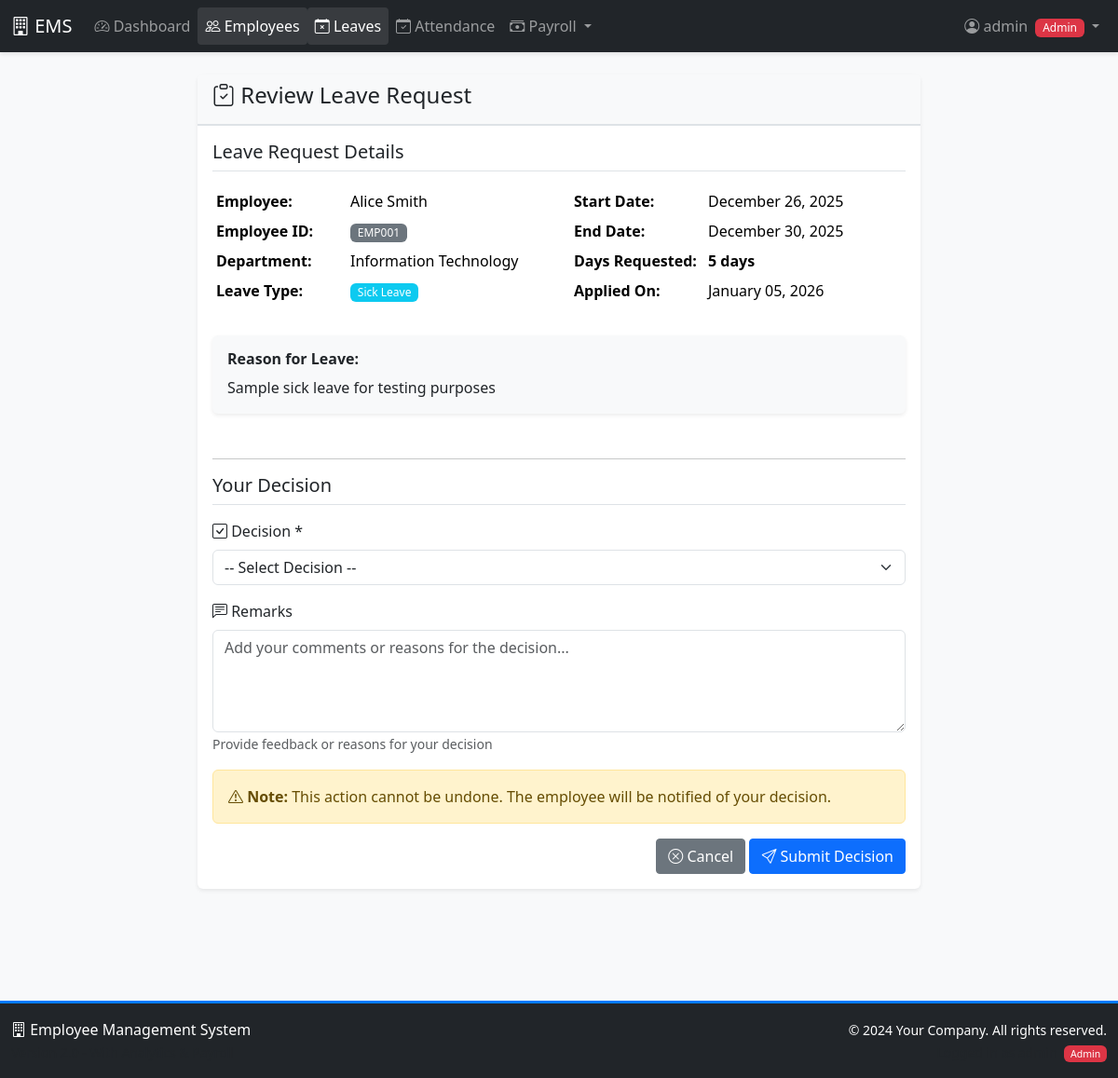
/employees/leaves/16/approve/ (signed in), run on the app's committed database.
### accounts/models.py (models this page shows, shortened)
class UserProfile(models.Model):
    ROLE_CHOICES = [
        ('admin', 'Admin'),
        ('manager', 'Manager'),
        ('employee', 'Employee'),
    ]
    user = models.OneToOneField(User, on_delete=models.CASCADE, related_name='profile')
    role = models.CharField(max_length=20, choices=ROLE_CHOICES, default='employee')
    phone = models.CharField(max_length=15, blank=True)
    address = models.TextField(blank=True)

### employees/models.py (models this page shows, shortened)
class LeaveRequest(models.Model):
    LEAVE_TYPE_CHOICES = [
        ('sick', 'Sick Leave'),
        ('casual', 'Casual Leave'),
        ('annual', 'Annual Leave'),
        ('maternity', 'Maternity Leave'),
        ('paternity', 'Paternity Leave'),
    ]
    STATUS_CHOICES = [
        ('pending', 'Pending'),
        ('approved', 'Approved'),
        ('rejected', 'Rejected'),
    ]
    employee = models.ForeignKey(Employee, on_delete=models.CASCADE, related_name='leave_requests')
    leave_type = models.CharField(max_length=20, choices=LEAVE_TYPE_CHOICES)
    start_date = models.DateField()
    end_date = models.DateField()
    reason = models.TextField()
    status = models.CharField(max_length=20, choices=STATUS_CHOICES, default='pending')
    approved_by = models.ForeignKey(User, on_delete=models.SET_NULL, null=True, blank=True, related_name='approved_leaves')
    remarks = models.TextField(blank=True)
    created_at = models.DateTimeField(auto_now_add=True)
    updated_at = models.DateTimeField(auto_now=True)
    @property
    def days_requested(self):
        return (self.end_date - self.start_date).days + 1

class Employee(models.Model):
    DEPARTMENT_CHOICES = [
        ('IT', 'Information Technology'),
        ('HR', 'Human Resources'),
        ('FIN', 'Finance'),
        ('MKT', 'Marketing'),
        ('OPS', 'Operations'),
    ]
    user = models.OneToOneField(User, on_delete=models.CASCADE, related_name='employee')
    employee_id = models.CharField(max_length=10, unique=True)
    department = models.CharField(max_length=50, choices=DEPARTMENT_CHOICES)
    designation = models.CharField(max_length=100)
    date_of_birth = models.DateField()
    date_of_joining = models.DateField()
    salary = models.DecimalField(max_digits=10, decimal_places=2)
    phone = models.CharField(max_length=15)
    address = models.TextField()
    photo = models.ImageField(upload_to='employee_photos/', blank=True, null=True)
    is_active = models.BooleanField(default=True)
    created_at = models.DateTimeField(auto_now_add=True)
    updated_at = models.DateTimeField(auto_now=True)
    basic_salary = models.DecimalField(max_digits=10, decimal_places=2, default=0)
    hra = models.DecimalField(max_digits=10, decimal_places=2, default=0, help_text="House Rent Allowance")
    transport_allowance = models.DecimalField(max_digits=10, decimal_places=2, default=0)
    medical_allowance = models.DecimalField(max_digits=10, decimal_places=2, default=0)

### employees/views.py (the view)
# urls.py: path('leaves/<int:pk>/approve/', views.leave_approve, name='leave_approve'),
@login_required
@role_required(['admin', 'manager'])
def leave_approve(request, pk):
    leave = get_object_or_404(LeaveRequest, pk=pk)
    if request.method == 'POST':
        form = LeaveApprovalForm(request.POST, instance=leave)
        if form.is_valid():
            leave = form.save(commit=False)
            leave.approved_by = request.user
            leave.save()
            messages.success(request, f'Leave request {leave.status}')
            return redirect('employees:leave_list')
    else:
        form = LeaveApprovalForm(instance=leave)
    return render(request, 'employees/leave_approval.html', {'form': form, 'leave': leave})

### employees/forms.py
class LeaveApprovalForm(forms.ModelForm):
    class Meta:
        model = LeaveRequest
        fields = ['status', 'remarks']
        widgets = {
            'remarks': forms.Textarea(attrs={'rows': 3}),
        }

### templates/employees/leave_approval.html (shortened to what this page needs)
{% extends 'base.html' %}
{% block content %}
<div class="row">
    <div class="col-md-8 offset-md-2">
        <div class="card">
            <div class="card-header">
                <h4><i class="bi bi-clipboard-check"></i> Review Leave Request</h4>
            </div>
            <div class="card-body">
                <div class="mb-4">
                    <h5 class="border-bottom pb-2 mb-3">Leave Request Details</h5>
                    <div class="row">
                        <div class="col-md-6">
                            <table class="table table-borderless table-sm">
                                <tr>
                                    <td width="40%"><strong>Employee:</strong></td>
                                    <td>{{ leave.employee.user.get_full_name }}</td>
                                </tr>
                                <tr>
                                    <td><strong>Employee ID:</strong></td>
                                    <td><span class="badge bg-secondary">{{ leave.employee.employee_id }}</span></td>
                                </tr>
                                <tr>
                                    <td><strong>Department:</strong></td>
                                    <td>{{ leave.employee.get_department_display }}</td>
                                </tr>
                                <tr>
                                    <td><strong>Leave Type:</strong></td>
                                    <td>
                                        <span class="badge bg-info">
                                            {{ leave.get_leave_type_display }}
                                        </span>
                                    </td>
                                </tr>
                            </table>
                        </div>
                        <div class="col-md-6">
                            <table class="table table-borderless table-sm">
                                <tr>
                                    <td width="40%"><strong>Start Date:</strong></td>
                                    <td>{{ leave.start_date|date:"F d, Y" }}</td>
                                </tr>
                                <tr>
                                    <td><strong>End Date:</strong></td>
                                    <td>{{ leave.end_date|date:"F d, Y" }}</td>
                                </tr>
                                <tr>
                                    <td><strong>Days Requested:</strong></td>
                                    <td><strong>{{ leave.days_requested }} days</strong></td>
                                </tr>
                                <tr>
                                    <td><strong>Applied On:</strong></td>
                                    <td>{{ leave.created_at|date:"F d, Y" }}</td>
                                </tr>
                            </table>
                        </div>
                    </div>
                    <div class="row mt-3">
                        <div class="col-md-12">
                            <div class="card bg-light">
                                <div class="card-body">
                                    <h6><strong>Reason for Leave:</strong></h6>
                                    <p class="mb-0">{{ leave.reason }}</p>
                                </div>
                            </div>
                        </div>
                    </div>
                </div>
                <hr>
                <div>
                    <h5 class="border-bottom pb-2 mb-3">Your Decision</h5>
                    <form method="post">
                        <div class="mb-3">
                            <label class="form-label"><i class="bi bi-check-square"></i> Decision *</label>
                            <select name="status" class="form-select" required>
                                <option value="">-- Select Decision --</option>
                            </select>
                        </div>
                        <div class="mb-3">
                            <label class="form-label"><i class="bi bi-chat-left-text"></i> Remarks</label>
                            <textarea name="remarks" class="form-control" rows="4" placeholder="Add your comments or reasons for the decision...">{{ form.remarks.value|default:'' }}</textarea>
                            <small class="form-text text-muted">
                                Provide feedback or reasons for your decision
                            </small>
                        </div>
                        <div class="alert alert-warning">
                            <i class="bi bi-exclamation-triangle"></i>
                            <strong>Note:</strong> This action cannot be undone. The employee will be notified of your decision.
                        </div>
                        <div class="text-end">
                            <a href="{% url 'employees:leave_list' %}" class="btn btn-secondary">
                                <i class="bi bi-x-circle"></i> Cancel
                            </a>
                            <button type="submit" class="btn btn-primary">
                                <i class="bi bi-send"></i> Submit Decision
                            </button>
                        </div>
                    </form>
                </div>
            </div>
        </div>
    </div>
</div>
{% endblock %}

### templates/base.html (shortened to what this page needs)
<!DOCTYPE html>
<html lang="en">
<head>
    <link href="https://cdn.jsdelivr.net/npm/bootstrap@5.3.2/dist/css/bootstrap.min.css" rel="stylesheet">
    <link rel="stylesheet" href="https://cdn.jsdelivr.net/npm/bootstrap-icons@1.11.1/font/bootstrap-icons.css">
    {% load static %}
    <link rel="stylesheet" href="{% static 'css/custom.css' %}">
</head>
<body>
    <nav class="navbar navbar-expand-lg navbar-dark bg-dark">
        <div class="container-fluid">
            <a class="navbar-brand" href="{% url 'dashboard' %}">
                <i class="bi bi-building"></i> EMS
            </a>
            <div class="collapse navbar-collapse" id="navbarNav">
                <ul class="navbar-nav me-auto">
                    {% if user.is_authenticated %}
                        <li class="nav-item">
                            <a class="nav-link {% if request.resolver_match.url_name == 'dashboard' %}active{% endif %}"
                               href="{% url 'dashboard' %}">
                                <i class="bi bi-speedometer2"></i> Dashboard
                            </a>
                        </li>
                        {% if user.profile.role in 'admin,manager' %}
                        <li class="nav-item">
                            <a class="nav-link {% if '/employees/' in request.path and '/payroll' not in request.path %}active{% endif %}"
                               href="{% url 'employees:employee_list' %}">
                                <i class="bi bi-people"></i> Employees
                            </a>
                        </li>
                        {% endif %}
                        <li class="nav-item">
                            <a class="nav-link {% if '/leaves' in request.path %}active{% endif %}"
                               href="{% url 'employees:leave_list' %}">
                                <i class="bi bi-calendar-x"></i> Leaves
                            </a>
                        </li>
                        <li class="nav-item">
                            <a class="nav-link {% if '/attendance' in request.path %}active{% endif %}"
                               href="{% url 'employees:attendance_list' %}">
                                <i class="bi bi-calendar-check"></i> Attendance
                            </a>
                        </li>
                        {% if user.profile.role == 'admin' %}
                        <li class="nav-item dropdown">
                            <a class="nav-link dropdown-toggle {% if '/payroll' in request.path or '/salary-component' in request.path %}active{% endif %}"
                               href="#" id="payrollDropdown" role="button" data-bs-toggle="dropdown">
                                <i class="bi bi-cash-stack"></i> Payroll
                            </a>
                        </li>
                        {% endif %}
                    {% endif %}
                </ul>
                <ul class="navbar-nav">
                    {% if user.is_authenticated %}
                        <li class="nav-item dropdown">
                            <a class="nav-link dropdown-toggle" href="#" id="userDropdown" role="button" data-bs-toggle="dropdown">
                                <i class="bi bi-person-circle"></i> {{ user.username }}
                                <span class="badge bg-{% if user.profile.role == 'admin' %}danger{% elif user.profile.role == 'manager' %}warning{% else %}primary{% endif %} ms-1">
                                    {{ user.profile.get_role_display }}
                                </span>
                            </a>
                        </li>
                    {% else %}
                        <li class="nav-item">
                            <a class="nav-link" href="{% url 'accounts:login' %}">
                                <i class="bi bi-box-arrow-in-right"></i> Login
                            </a>
                        </li>
                    {% endif %}
                </ul>
            </div>
        </div>
    </nav>
    <div class="container-fluid mt-4 mb-5">
        {% block content %}{% endblock %}
    </div>
    <footer class="bg-dark text-white py-3 mt-5">
        <div class="container-fluid">
            <div class="row">
                <div class="col-md-6 text-center text-md-start">
                    <p class="mb-0">
                        <i class="bi bi-building"></i> Employee Management System
                    </p>
                    <small class="text-muted">Version 2.0 - With Analytics & Payroll</small>
                </div>
                <div class="col-md-6 text-center text-md-end">
                    <p class="mb-0">
                        <small>&copy; 2024 Your Company. All rights reserved.</small>
                    </p>
                    {% if user.is_authenticated %}
                    <small class="text-muted">
                        <span class="badge bg-{% if user.profile.role == 'admin' %}danger{% elif user.profile.role == 'manager' %}warning{% else %}primary{% endif %} ms-1">
                            {{ user.profile.get_role_display }}
                        </span>
                    </small>
                    {% endif %}
                </div>
            </div>
        </div>
    </footer>
    {% load static %}
</body>
</html>

### static/css/custom.css (style rules this page uses)
body { font-family: 'Segoe UI', Tahoma, Geneva, Verdana, sans-serif; background-color: #f8f9fa; min-height: 100vh; display: flex; flex-direction: column; }
.container-fluid { flex: 1; }
.card { box-shadow: 0 0.125rem 0.25rem rgba(0, 0, 0, 0.075); border: none; margin-bottom: 1.5rem; transition: transform 0.2s, box-shadow 0.2s; }
.navbar { box-shadow: 0 2px 4px rgba(0,0,0,.1); }
.nav-link.active { background-color: rgba(255,255,255,0.1); border-radius: 0.25rem; }
.table { background-color: white; }
.btn { border-radius: 0.25rem; transition: all 0.2s; }
.card-header { background-color: #f8f9fa; border-bottom: 2px solid #dee2e6; font-weight: 600; }
.badge { padding: 0.35em 0.65em; font-weight: 500; }
.alert { animation: slideInDown 0.3s ease-out; }
footer { margin-top: auto; border-top: 3px solid #007bff; }

### data on the page
LeaveRequest: employee.user.get_full_name "Alice Smith", employee.employee_id "EMP001", employee.department "Information Technology", leave_type "Sick Leave", start_date "December 26, 2025", end_date "December 30, 2025", days_requested "5", created_at "January 05, 2026", reason "Sample sick leave for testing purposes"

### other printed values
{{ user.username }} "admin"
{{ user.profile.get_role_display }} "Admin"
